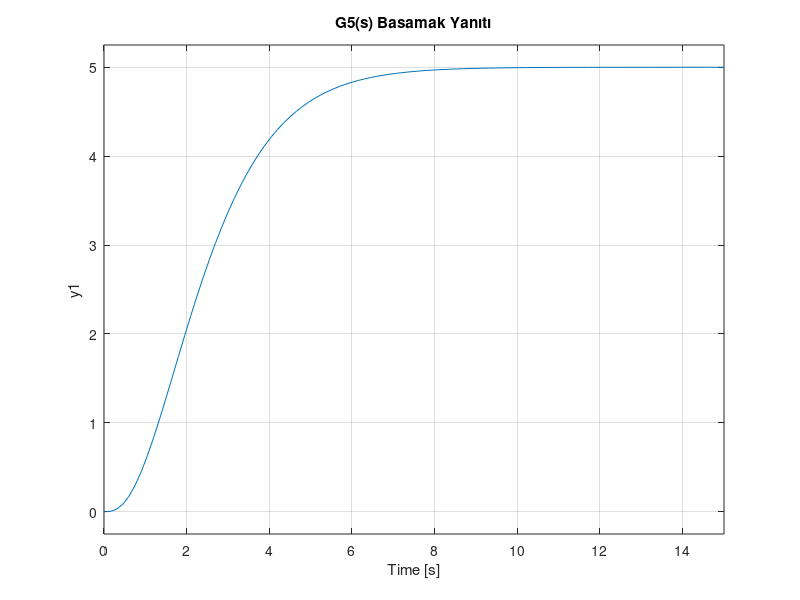

The MATLAB source for this figure:
%% Soru 3 - G5(s) Sisteminin 15 Saniyelik Dürtü ve Basamak Yanıtları
clc; clear; close all;

G5 = tf([8 20], [1 6 13 12 4])  % G5(s)
Tfinal = 15;                            % Simülasyon süresi (s)

figure('Name', 'Soru 3 - G5(s)');
subplot(1,2,1); impulse(G5, Tfinal); grid on;   % Dürtü yanıtı
title('G5(s) Dürtü Yanıtı');
subplot(1,2,2); step(G5, Tfinal);    grid on;   % Basamak yanıtı
title('G5(s) Basamak Yanıtı');
